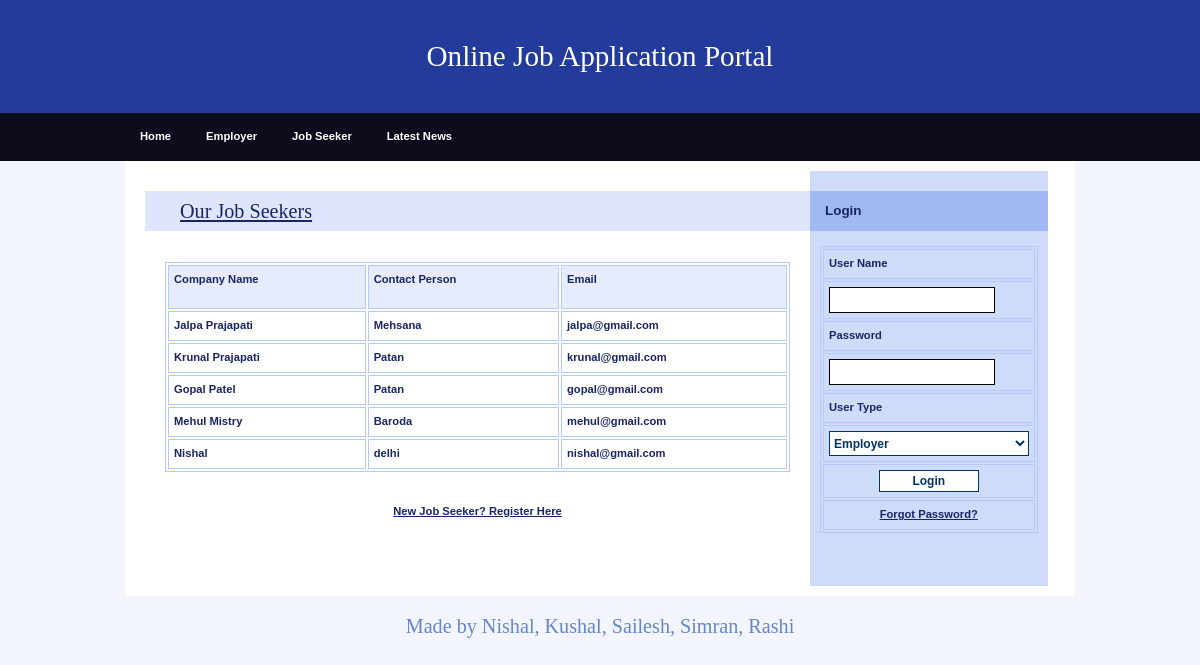
Screenshot of /JobSeeker.php with the database file from the repository.
### tables this page shows
CREATE TABLE IF NOT EXISTS `jobseeker_reg` (
  `JobSeekId` int(11) NOT NULL AUTO_INCREMENT,
  `JobSeekerName` varchar(20) NOT NULL,
  `Address` varchar(100) NOT NULL,
  `City` varchar(20) NOT NULL,
  `Email` varchar(40) NOT NULL,
  `Mobile` bigint(20) NOT NULL,
  `Qualification` varchar(20) NOT NULL,
  `Gender` varchar(10) NOT NULL,
  `BirthDate` date NOT NULL,
  `Resume` varchar(200) NOT NULL,
  `Status` varchar(10) NOT NULL,
  `UserName` varchar(20) NOT NULL,
  `Password` varchar(20) NOT NULL,
  `Question` varchar(100) NOT NULL,
  `Answer` varchar(50) NOT NULL,
  PRIMARY KEY (`JobSeekId`),
  KEY `JobSeekId` (`JobSeekId`)
);

### JobSeeker.php (the view, shortened to what this page needs)
<!DOCTYPE html>
<html>
<head>
    <link rel="stylesheet" media="screen,projection" type="text/css" href="./css/main.css" />
    <link rel="stylesheet" media="print" type="text/css" href="./css/print.css" />
</head>
<body>
    <div id="main" class="box">
        <?php
        include "Header.php"
        ?>
        <?php
        include "menu.php"
        ?>
        <div id="page" class="box">
            <div id="page-in" class="box">
                <div id="content">
                    <div class="article">
                        <h2><span><a href="#">Our Job Seekers</a></span></h2>
                        <p>
                        <table width="100%" border="1" cellpadding="1" cellspacing="2" bordercolor="#006699">
                            <tr>
                                <th height="32" bgcolor="#006699" class="style3">
                                    <div align="left" class="style9 style5 style2"><strong>Company Name</strong></div>
                                </th>
                                <th bgcolor="#006699" class="style3">
                                    <div align="left" class="style9 style5 style2"><strong>Contact Person</strong></div>
                                </th>
                                <th bgcolor="#006699" class="style3">
                                    <div align="left" class="style9 style5 style2"><strong>Email</strong></div>
                                </th>
                            </tr>
                            <?php
                            $con = mysqli_connect("localhost", "nishal", "Nishal1337", "job");
                            $sql = "select * from jobseeker_reg where Status='Confirm'";
                            $result = mysqli_query($con, $sql);
                            while ($row = mysqli_fetch_array($result)) {
                                $Name = $row['JobSeekerName'];
                                $City = $row['City'];
                                $Email = $row['Email'];
                            ?>
                                <tr>
                                    <td class="style3">
                                        <div align="left" class="style9 style5"><strong><?php echo $Name; ?></strong></div>
                                    </td>
                                    <td class="style3">
                                        <div align="left" class="style9 style5"><strong><?php echo $City; ?></strong></div>
                                    </td>
                                    <td class="style3">
                                        <div align="left" class="style9 style5"><strong><?php echo $Email; ?></strong></div>
                                    </td>
                                </tr>
                            <?php
                            }
                            ?>
                        </table>
                        </p>
                        <div align="center"><a href="JobSeekerReg.php"><strong>New Job Seeker? Register Here</strong></a> </div>
                        <p class="btn-more box noprint">&nbsp;</p>
                    </div>
                </div>
                <?php
                include "right.php"
                ?>
            </div>
        </div>
        <?php
        include "footer.php"
        ?>
    </div>
</body>
</html>

### css/main.css (style rules this page uses)
* { min-height: 1px; }
body { border: 0; margin: 0; padding: 0; background: #f2f5fe; font: 70%/160% "verdana", sans-serif; color: #192666; _text-align: center; }
a { color: #192666; }
p { border: 0; margin: 15px 0; padding: 0; line-height: 30px; }
div { display: block; border: 0; margin: 0; padding: 0; }
h1, h2, h3, h4, h5 { border: 0; margin: 10px 0; padding: 0; font-weight: bold; }
h2 { font-size: 180%; line-height: 100%; font-family: "georgia", serif; font-weight: normal; }
table { display: table; margin: 15px 0; padding: 0; border: 1px solid #b7caf6; font-size: 100%; }
tr { display: table-row; }
th, td { display: table-cell; border: 1px solid #b7caf6; margin: 0; padding: 5px; vertical-align: top; text-align: left; }
th { background: #e7ecfd; text-align: center; color: #192666; font-weight: bold; }
a, img, span { border: 0; margin: 0; padding: 0; }
strong, .strong { font-weight: bold; }
.box { min-height: 1px; _height: 1px; }
.box:after { content: "."; display: block; line-height: 0px; font-size: 0px; visibility: hidden; clear: both; }
#main { margin: 0px auto 0 auto; _text-align: left; }
#page { min-height: 1px; width: 950px; margin: 0 auto; background: #fff; _height: 1px; }
#page-in { min-height: 1px; padding: 10px 0; _height: 1px; }
#content { float: left; width: 70%; _width: 72%; margin: 0; padding: 0 0 0 20px; }
#content .article { clear: both; margin: 0; padding: 20px; }
#content .article h2 { margin: 0 -20px; padding: 10px; background: #dee5fd; color: #192666; }
#content .article h2 span { padding-left: 25px; }
#content .article p { text-align: justify; }
#content .btn-more { margin: 0 0 15px 0; padding: 0; border: 0; position: relative; }

### css/print.css (style rules this page uses)
body { border: 0; margin: 0; padding: 0; font-size: 12pt; }
a { color: #000; text-decoration: none; }
h1, h2, h3 { page-break-after: avoid; page-break-inside: avoid; }
table { border-collapse: collapse; border-width: 1px; border-style: solid; }
th, td { display: table-cell; border-width: 1px; border-style: solid; }
.noprint { display: none; }

### JobSeeker.php (style rules this page uses)
.style2 { font-weight: bold }

### rows the page displays
jobseeker_reg: JobSeekerName "Jalpa Prajapati", City "Mehsana", Email "jalpa@gmail.com"
jobseeker_reg: JobSeekerName "Krunal Prajapati", City "Patan", Email "krunal@gmail.com"
jobseeker_reg: JobSeekerName "Gopal Patel", City "Patan", Email "gopal@gmail.com"
jobseeker_reg: JobSeekerName "Mehul Mistry", City "Baroda", Email "mehul@gmail.com"
jobseeker_reg: JobSeekerName "Nishal", City "delhi", Email "nishal@gmail.com"
